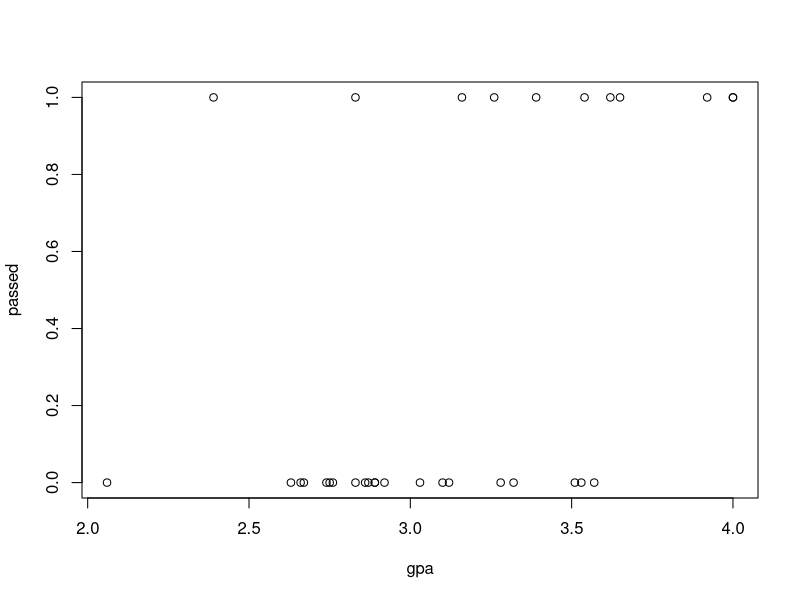
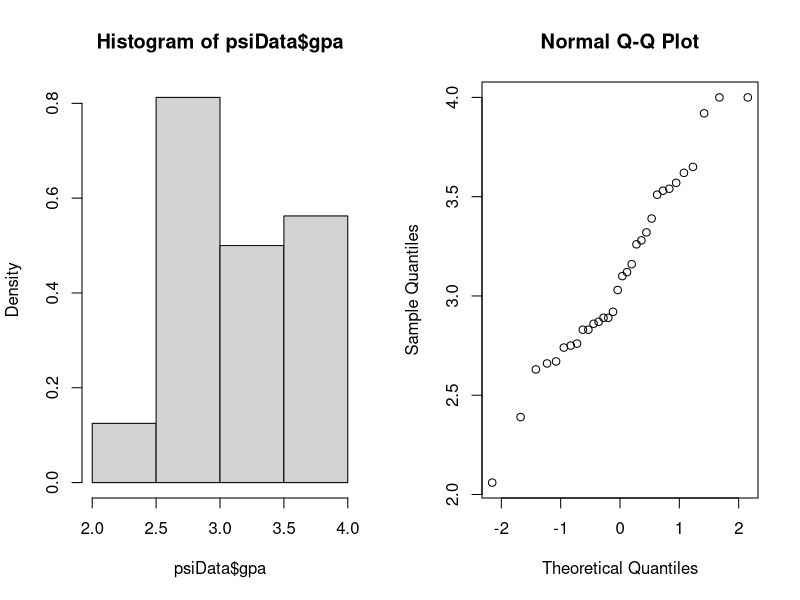
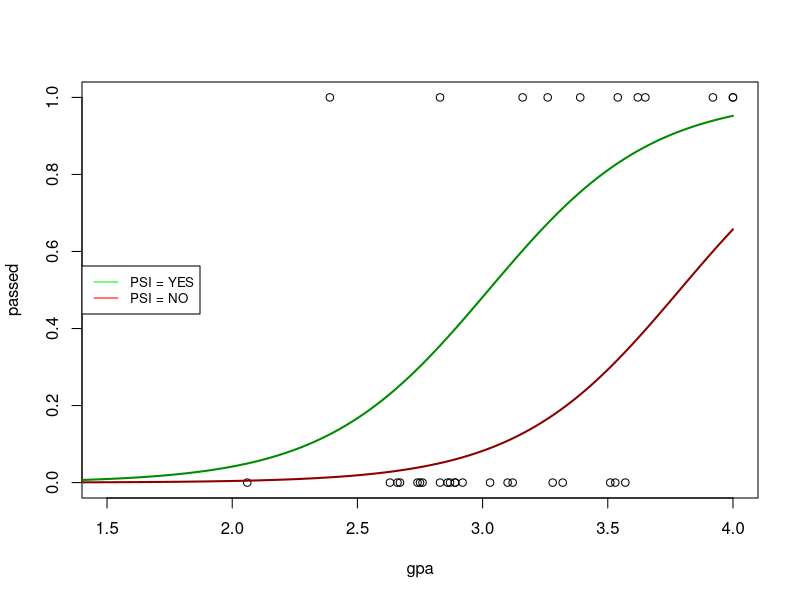
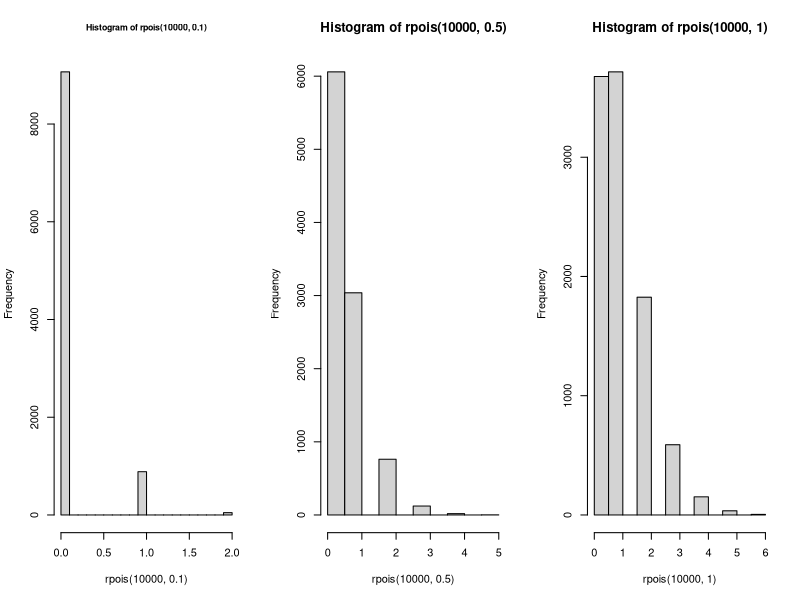
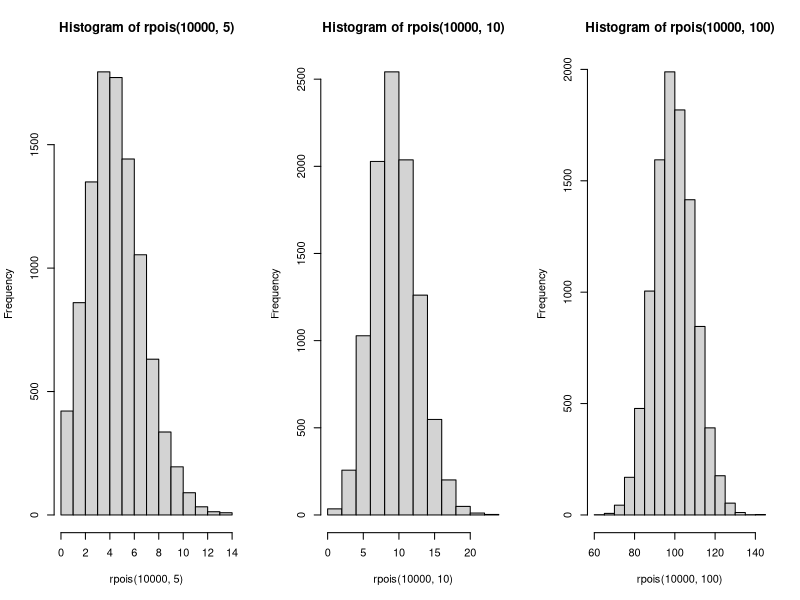
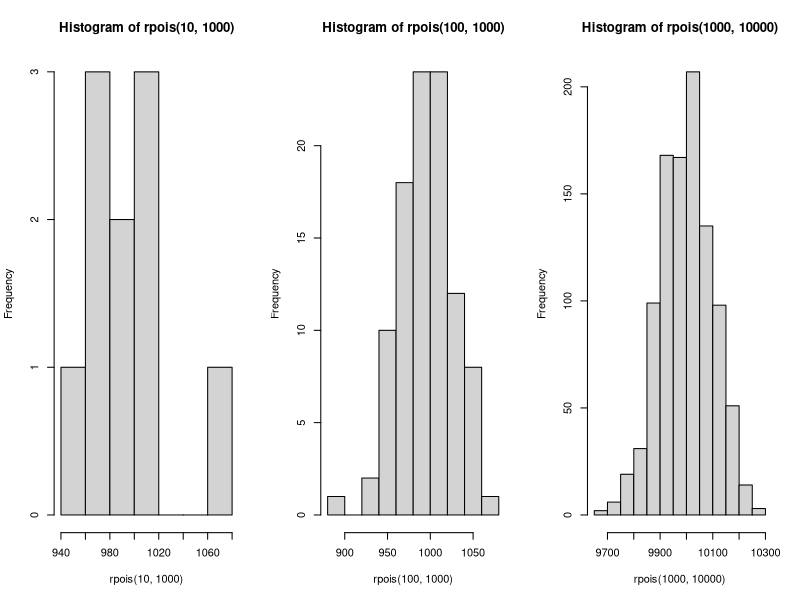
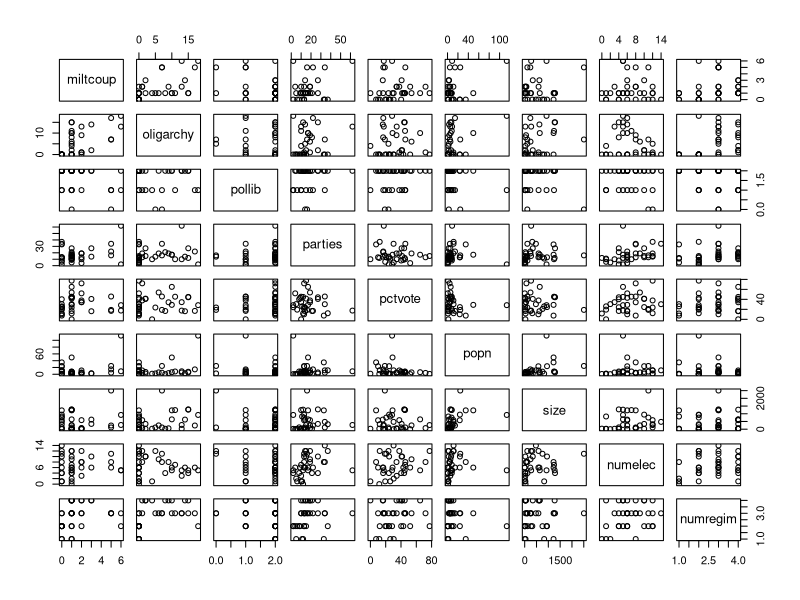
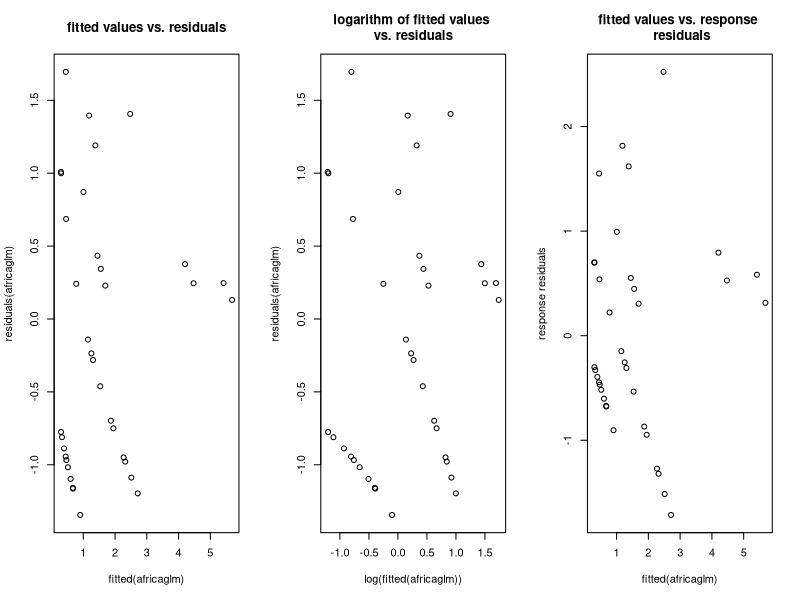

Write R code to recreate these figures, in order.
## ---- chunk 1
knitr::opts_chunk$set(echo = TRUE)

library(lme4)
## ---- chunk 2
psiData = read.table("./data/psi.txt", header = TRUE)
psiDataNonFactor = data.frame(psiData)

psiData$passed = ifelse(test=psiData$passed == 1, yes="Pass", no="Fail")
psiData$passed = as.factor(psiData$passed)

psiData$psi = ifelse(test=psiData$psi == 1, yes="Yes", no="No")
psiData$psi = as.factor(psiData$psi)

par(mfrow=c(1,1))
plot(passed ~ gpa, data = psiDataNonFactor)
## ---- chunk 3
par(mfrow=c(1,2))
hist(psiData$gpa, freq = FALSE)
qqnorm(psiData$gpa)
## ---- chunk 4

str(psiData)

xtabs(~passed + psi, data = psiData)

## ---- chunk 5
# Fit the model
logRegModel = glm(passed ~ psi + gpa, data = psiData, family = "binomial")
logSummary = summary(logRegModel)
logSummary
## ---- chunk 6
newdat1 = data.frame(gpa=seq(0, 4, len=300))
newdat2 = data.frame(gpa=seq(0, 4, len=300))

newdat1$psi = 1
newdat1$psi = ifelse(test=newdat1$psi == 1, yes="Yes", no="No")
newdat1$psi = as.factor(newdat1$psi)
newdat2$psi = 0
newdat2$psi = ifelse(test=newdat2$psi == 1, yes="Yes", no="No")
newdat2$psi = as.factor(newdat2$psi)

newdat1$passed = predict(logRegModel, newdata=newdat1, type="response")
newdat2$passed = predict(logRegModel, newdata=newdat2, type="response")

par(mfrow=c(1,1))
plot(passed ~ gpa, data = psiDataNonFactor, xlim = c(1.5 ,4))
lines(passed ~ gpa, data = newdat1, col="green4", lwd=2)
lines(passed ~ gpa, data = newdat2, col="red4", lwd=2)
legend(x = "left", legend=c("PSI = YES", "PSI = NO"),
       col=c("green", "red"), lty=1:1, cex=0.8)
## ---- chunk 7
testSec4 = read.table("./data/psi-section4.txt", header = TRUE)
testSec4$passed = ifelse(test=testSec4$passed == 1, yes="Pass", no="Fail")
testSec4$passed = as.factor(testSec4$passed)
testSec4$psi = ifelse(test=testSec4$psi == 1, yes="Yes", no="No")
testSec4$psi = as.factor(testSec4$psi)

testSec4 # Passed column is irrelevant in this case

predicted = predict(logRegModel, testSec4, type = "response")
predicted
## ---- chunk 8
odds = round(exp(logRegModel$coefficients), 3)
odds
## ---- chunk 9
par(mfrow=c(1,3))
hist(rpois(10000,.1), cex.main=.8); hist(rpois(10000,.5)); hist(rpois(10000,1))
hist(rpois(10000,5)); hist(rpois(10000,10)); hist(rpois(10000,100))
hist(rpois(10,1000)); hist(rpois(100,1000)); hist(rpois(1000,10000))
## ---- chunk 10
africa = read.table("data/africa.txt",header=TRUE)
africaglm=glm(miltcoup~oligarchy+pollib+parties+pctvote+popn+size+numelec+numregim,
              family=poisson,data=africa)

plot(africa)

summary(africaglm)
confint(africaglm)
coef(africaglm)
## ---- chunk 11
# Assumption checks:
par(mfrow=c(1,3))
plot(fitted(africaglm),residuals(africaglm), main='fitted values vs. residuals')
plot(log(fitted(africaglm)),residuals(africaglm), main='logarithm of fitted values \nvs. residuals')
plot(fitted(africaglm),residuals(africaglm,type="response"), main='fitted values vs. response \n residuals', ylab='response residuals')
## ---- chunk 12
summary(glm(miltcoup~oligarchy+pollib+parties+pctvote+popn+size+numelec+numregim,
            family=poisson,data=africa))
# `numelec` has the highest p-value, and is removed.
summary(glm(miltcoup~oligarchy+pollib+parties+pctvote+popn+size+numregim,
            family=poisson,data=africa))
# `numregim` is removed next.
summary(glm(miltcoup~oligarchy+pollib+parties+pctvote+popn+size,
            family=poisson,data=africa))
# removing `size`
summary(glm(miltcoup~oligarchy+pollib+parties+pctvote+popn,
            family=poisson,data=africa))
# removing `popn`
summary(glm(miltcoup~oligarchy+pollib+parties+pctvote,
            family=poisson,data=africa))
# removing `pctvote`
summary(glm(miltcoup~oligarchy+pollib+parties,
            family=poisson,data=africa))

## ---- chunk 13
plot(africa[,1:4])
